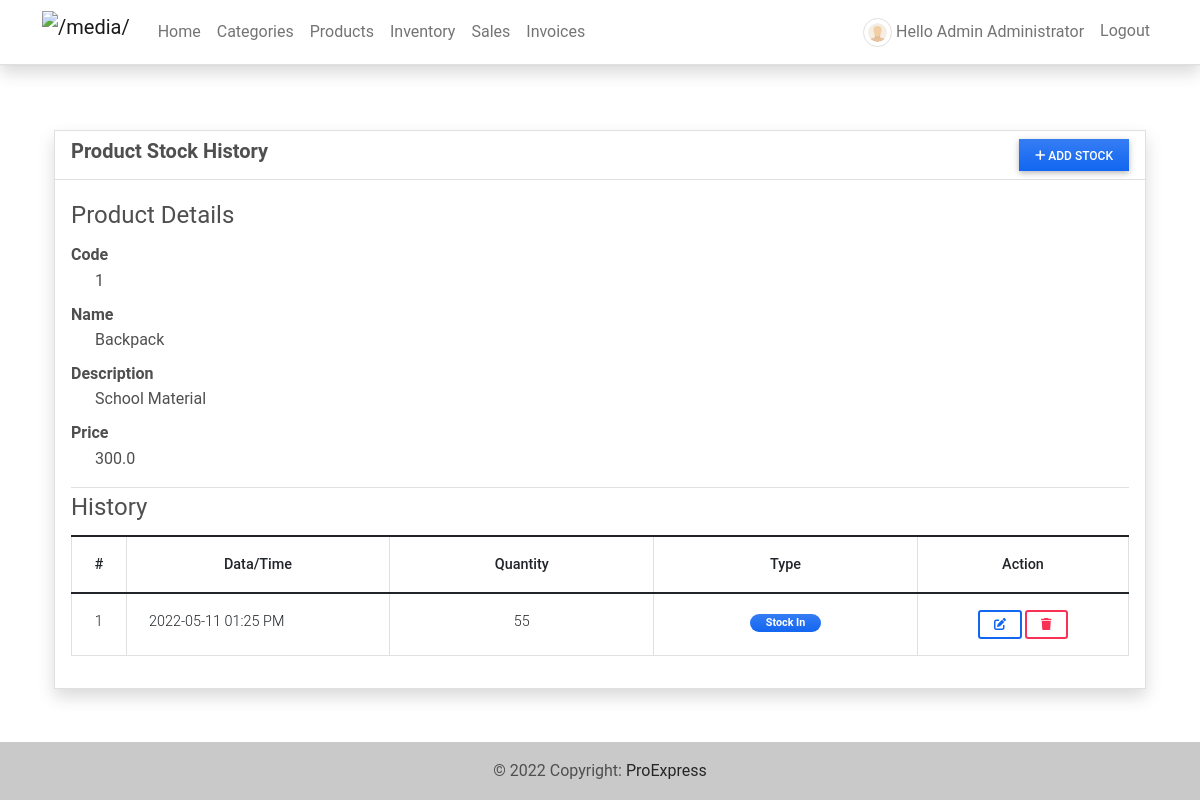
/inventory/6 (signed in), run on the app's committed database.
### imsApp/models.py (models this page shows, shortened)
class Product(models.Model):
    code=models.CharField(max_length=100,blank=True, null=True)
    name=models.CharField(max_length=250,blank=True, null=True)
    description = models.TextField()
    price = models.FloatField(default=0)
    status = models.CharField(max_length=2, choices=(('1','Active'),('2','Inactive')), default=1)
    date_created = models.DateTimeField(default=timezone.now)
    date_updated = models.DateTimeField(auto_now=True)
    def __str__(self):
        return self.code + ' - ' + self.name

class Stock(models.Model):
    product = models.ForeignKey(Product, on_delete=models.CASCADE)
    quantity = models.FloatField(default=0)
    type = models.CharField(max_length=2,choices=(('1','Stock-in'),('2','Stock-Out')), default = 1)
    date_created = models.DateTimeField(default=timezone.now)
    date_updated = models.DateTimeField(auto_now=True)

### imsApp/views.py (the view)
# urls.py: path('inventory/<int:pk>',views.inv_history,name='inventory-history-page'),
@login_required
def inv_history(request, pk= None):
    context['page_title'] = 'Inventory History'
    if pk is None:
        messages.error(request, "Product ID is not recognized")
        return redirect('inventory-page')
    else:
        product = Product.objects.get(id = pk)
        stocks = Stock.objects.filter(product = product).all()
        context['product'] = product
        context['stocks'] = stocks
        return render(request, 'inventory-history.html', context )

### imsApp/templates/inventory-history.html (shortened to what this page needs)
{% extends 'base.html' %} {% load humanize %} {% block pageContent %}
<div class="container pt-3">
    <div class="card card-default border shadow rounded-0">
        <div class="card-header">
            <div class="w-100 d-flex justify-content-between">
                <h5 class="fw-bolder card-title">Product Stock History</h5>
                <button class="btn btn-primary btn-sm rounded-0 bg-gradient px-3" type="button" id="add_stock"><i class="fa fa-plus"></i> Add Stock</button>
            </div>
        </div>
        <div class="card-body">
            <div class="conteiner-fluid">
                <fieldset class="border-bottom">
                    <legend>Product Details</legend>
                    <dl>
                        <dt class="tex-muted">Code</dt>
                        <dd class="ps-4">{{ product.code }}</dd>
                        <dt class="tex-muted">Name</dt>
                        <dd class="ps-4">{{ product.name }}</dd>
                        <dt class="tex-muted">Description</dt>
                        <dd class="ps-4">{{ product.description }}</dd>
                        <dt class="tex-muted">Price</dt>
                        <dd class="ps-4">{{ product.price|intcomma }}</dd>
                    </dl>
                </fieldset>
                <fieldset>
                    <legend>History</legend>
                    <table class="table table-bordered" id="stock-tbl">
                        <colgroup>
                            <col width="5%">
                            <col width="25%">
                            <col width="25%">
                            <col width="25%">
                            <col width="20%">
                        </colgroup>
                        <thead>
                            <th class="text-center">#</th>
                            <th class="text-center">Data/Time</th>
                            <th class="text-center">Quantity</th>
                            <th class="text-center">Type</th>
                            <th class="text-center">Action</th>
                        </thead>
                        <tbody>
                            {% for stock in stocks %}
                            <tr>
                                <td class="text-center">{{ forloop.counter }}</td>
                                <td class="">{{ stock.date_created|date:"Y-m-d h:i A" }}</td>
                                <td class="text-center">{{ stock.quantity|floatformat:0|intcomma }}</td>
                                <td class="text-center">
                                    {% if stock.type == '1' %}
                                    <span class="badge px-3 rounded-pill bg-primary bg-gradient">Stock In</span> {% else %}
                                    <span class="badge px-3 rounded-pill bg-danger bg-gradient">Stock Out</span> {% endif %}
                                </td>
                                <td class="text-center">
                                    {% if stock.type == '1' %}
                                    <a class="btn btn-outline-primary btn-sm edit-data" href="javascript:void(0)" data-id="{{ stock.pk }}" title="Edit">
                                        <i class="fa fa-edit"></i>
                                    </a>
                                    <button class="btn btn-outline-danger btn-sm delete-data" type="button" data-id="{{ stock.pk }}" title="Delete">
                                        <i class="fa fa-trash"></i>
                                    </button>
                                    {% else %}
                                    ------
                                    {% endif %}
                                </td>
                            </tr>
                            {% endfor %}
                        </tbody>
                    </table>
                </fieldset>
            </div>
        </div>
    </div>
</div>
{% endblock pageContent %}

### imsApp/templates/topNavigation.html (shortened to what this page needs)
{% load static %}
<header>
    <nav class="navbar navbar-expand-lg navbar-light bg-white fixed-top shadow border-bottom">
        <div class="container">
            <a class="navbar-brand" target="_blank" href="{% url 'home-page' %}">
                <img src="{{ MEDIA_URL }}/default/yes.png" height="16" alt="{{ MEDIA_URL }}" loading="lazy" style="margin-top: -3px;" />
            </a>
            <div class="collapse navbar-collapse" id="navbarExample01">
                <ul class="navbar-nav me-auto mb-2 mb-lg-0" id="topNav">
                    {% if user.id %}
                    <li class="nav-item">
                        <a class="nav-link" aria-current="page" href="{% url 'home-page' %}">Home</a>
                    </li>
                    <li class="nav-item">
                        <a class="nav-link" aria-current="page" href="{% url 'category-page' %}">Categories</a>
                    </li>
                    <li class="nav-item">
                        <a class="nav-link" aria-current="page" href="{% url 'product-page' %}">Products</a>
                    </li>
                    <li class="nav-item">
                        <a class="nav-link" aria-current="page" href="{% url 'inventory-page' %}">Inventory</a>
                    </li>
                    <li class="nav-item">
                        <a class="nav-link" aria-current="page" href="{% url 'sales-page' %}">Sales</a>
                    </li>
                    <li class="nav-item">
                        <a class="nav-link" aria-current="page" href="{% url 'invoice-page' %}">Invoices</a>
                    </li>
                    {% endif %}
                </ul>
                <ul class="navbar-nav d-flex flex-row">
                    {% if user.id %} {% if user.profile.user_type == 1 %} {% endif %}
                    <li class="nav-item me-3 me-lg-0">
                        <a class="nav-link" href="{% url 'profile' %}">
                            <span class="me-1"><img src="{{ MEDIA_URL }}/default/default-avatar.png" alt="User Avatar" id="user-avatar" class="img-thumbnail rounded-circle"></span>Hello {{ user.first_name }} {{user.last_name}}
                        </a>
                    </li>
                    <li class="nav-item me-3 me-lg-0">
                        <a class="nav-link" href="{% url 'logout' %}">Logout</a>
                    </li>
                    {% endif %}
                </ul>
            </div>
        </div>
    </nav>
</header>

### static/assets/default/css/style.css (style rules this page uses)
html, body { height: 100%; width: 100%; max-height: 100%; overflow: auto; display: flex; flex-direction: column; }
body>header { flex-shrink: auto; }
#user-avatar { width: 1.8rem; height: 1.8rem; object-fit: scale-down; object-position: center center; }
.navbar-brand>img { height: 2em; }

### data on the page
Product: code "1", name "Backpack", description "School Material", price "300.0"
Stock: date_created "2022-05-11 01:25 PM", quantity "55", type "Stock In"

### other printed values
{{ user.first_name }} "Admin"
{{ user.last_name }} "Administrator"
